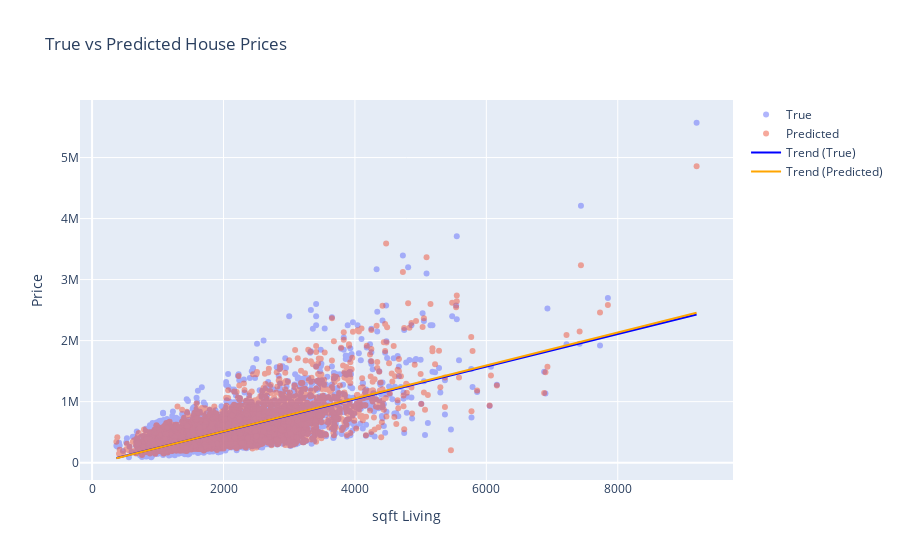

The notebook cell this image was saved under:
### Code cell
# create a scatter plot with true prices in blue and predicted prices in orange
fig = go.Figure()
fig.add_trace(go.Scatter(x=X_test['sqft_living'], y=y_test, mode='markers', name='True', opacity=0.5))
fig.add_trace(go.Scatter(x=X_test['sqft_living'], y=y_pred, mode='markers', name='Predicted', opacity=0.5))

# add trend lines
fig.add_trace(go.Scatter(x=X_test['sqft_living'], y=np.poly1d(np.polyfit(X_test['sqft_living'], y_test, 1))(X_test['sqft_living']),
                    mode='lines', name='Trend (True)', line=dict(color='blue')))
fig.add_trace(go.Scatter(x=X_test['sqft_living'], y=np.poly1d(np.polyfit(X_test['sqft_living'], y_pred, 1))(X_test['sqft_living']),
                    mode='lines', name='Trend (Predicted)', line=dict(color='orange')))

# set axis labels and title
fig.update_layout(xaxis_title='sqft Living', yaxis_title='Price', title='True vs Predicted House Prices')

# show the plot
fig.show()

### Figure 1 — Plotly figure (JSON) as saved in the notebook; plotly's stock layout.template omitted (floating-point values rounded to 4 significant figures; data arrays with more than 128 entries replaced by an {"elided": "..."} marker saying what was removed)
{"data": [{"mode": "markers", "name": "True", "opacity": 0.5, "type": "scatter", "x": {"elided": "4323 int values"}, "y": {"elided": "4323 int values"}}, {"mode": "markers", "name": "Predicted", "opacity": 0.5, "type": "scatter", "x": {"elided": "4323 int values"}, "y": {"elided": "4323 float values"}}, {"line": {"color": "blue"}, "mode": "lines", "name": "Trend (True)", "type": "scatter", "x": {"elided": "4323 int values"}, "y": {"elided": "4323 float values"}}, {"line": {"color": "orange"}, "mode": "lines", "name": "Trend (Predicted)", "type": "scatter", "x": {"elided": "4323 int values"}, "y": {"elided": "4323 float values"}}], "layout": {"title": {"text": "True vs Predicted House Prices"}, "xaxis": {"title": {"text": "sqft Living"}}, "yaxis": {"title": {"text": "Price"}}}}
